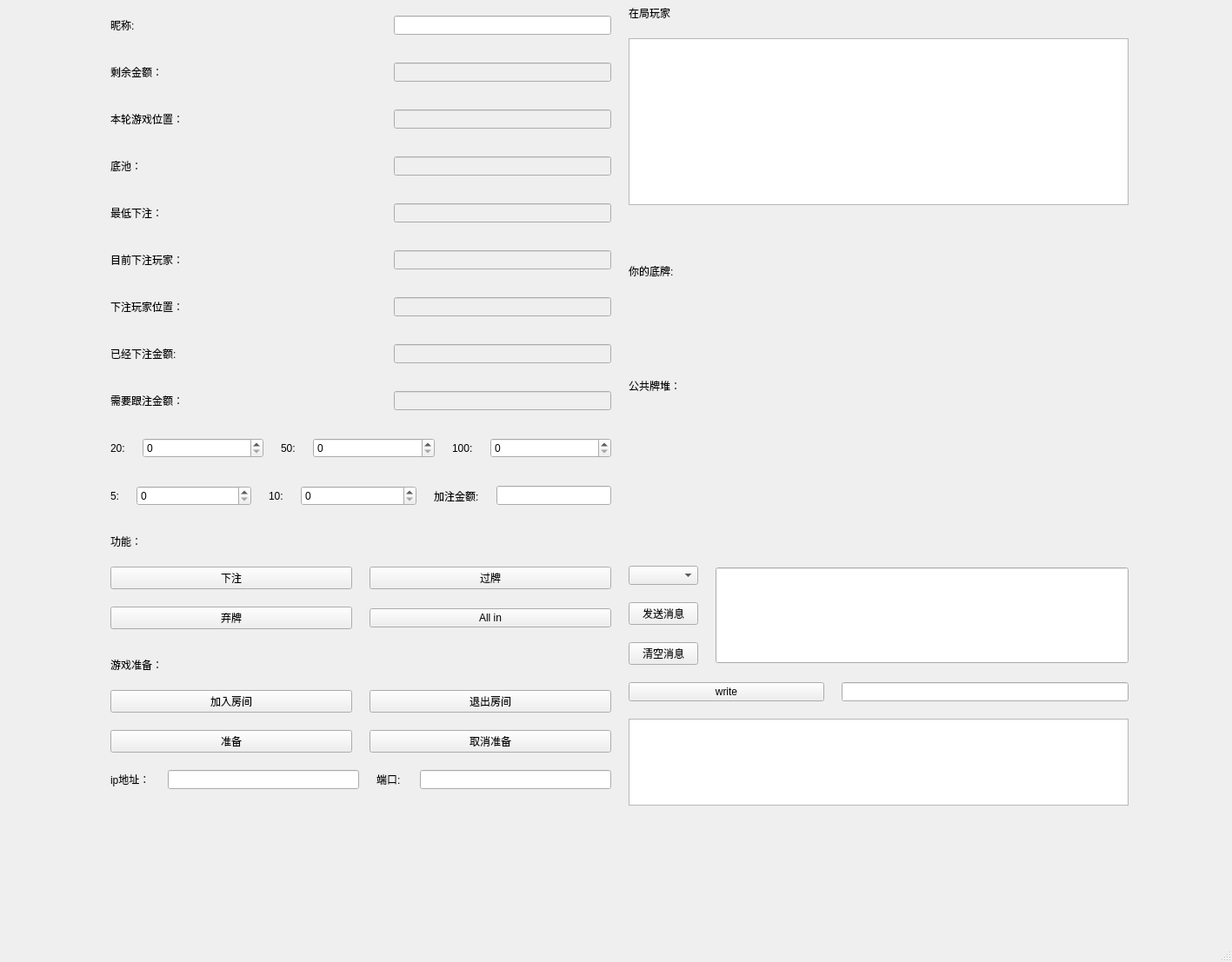
<?xml version="1.0" encoding="UTF-8"?>
<ui version="4.0">
 <class>MainWindow</class>
 <widget class="QMainWindow" name="MainWindow">
  <property name="geometry">
   <rect>
    <x>0</x>
    <y>0</y>
    <width>1417</width>
    <height>1107</height>
   </rect>
  </property>
  <property name="windowTitle">
   <string>MainWindow</string>
  </property>
  <widget class="QWidget" name="centralwidget">
   <widget class="QWidget" name="horizontalLayoutWidget_2">
    <property name="geometry">
     <rect>
      <x>127</x>
      <y>6</y>
      <width>1171</width>
      <height>921</height>
     </rect>
    </property>
    <layout class="QHBoxLayout" name="horizontalLayout">
     <property name="spacing">
      <number>20</number>
     </property>
     <item>
      <layout class="QVBoxLayout" name="verticalLayout_2">
       <item>
        <layout class="QHBoxLayout" name="horizontalLayout_10">
         <item>
          <widget class="QLabel" name="label_10">
           <property name="text">
            <string>昵称:</string>
           </property>
          </widget>
         </item>
         <item>
          <widget class="QLineEdit" name="name">
           <property name="maximumSize">
            <size>
             <width>250</width>
             <height>16777215</height>
            </size>
           </property>
          </widget>
         </item>
        </layout>
       </item>
       <item>
        <layout class="QHBoxLayout" name="horizontalLayout_4">
         <item>
          <widget class="QLabel" name="label_4">
           <property name="text">
            <string>剩余金额：</string>
           </property>
          </widget>
         </item>
         <item>
          <widget class="QLineEdit" name="money">
           <property name="enabled">
            <bool>false</bool>
           </property>
           <property name="maximumSize">
            <size>
             <width>250</width>
             <height>16777215</height>
            </size>
           </property>
          </widget>
         </item>
        </layout>
       </item>
       <item>
        <layout class="QHBoxLayout" name="horizontalLayout_8">
         <item>
          <widget class="QLabel" name="label_8">
           <property name="text">
            <string>本轮游戏位置：</string>
           </property>
          </widget>
         </item>
         <item>
          <widget class="QLineEdit" name="youxiweizhi">
           <property name="enabled">
            <bool>false</bool>
           </property>
           <property name="maximumSize">
            <size>
             <width>250</width>
             <height>16777215</height>
            </size>
           </property>
          </widget>
         </item>
        </layout>
       </item>
       <item>
        <layout class="QHBoxLayout" name="horizontalLayout_6">
         <item>
          <widget class="QLabel" name="label_6">
           <property name="text">
            <string>底池：</string>
           </property>
          </widget>
         </item>
         <item>
          <widget class="QLineEdit" name="dichi">
           <property name="enabled">
            <bool>false</bool>
           </property>
           <property name="maximumSize">
            <size>
             <width>250</width>
             <height>16777215</height>
            </size>
           </property>
          </widget>
         </item>
        </layout>
       </item>
       <item>
        <layout class="QHBoxLayout" name="horizontalLayout_7">
         <item>
          <widget class="QLabel" name="label_7">
           <property name="text">
            <string>最低下注：</string>
           </property>
          </widget>
         </item>
         <item>
          <widget class="QLineEdit" name="zuidizhu">
           <property name="enabled">
            <bool>false</bool>
           </property>
           <property name="maximumSize">
            <size>
             <width>250</width>
             <height>16777215</height>
            </size>
           </property>
          </widget>
         </item>
        </layout>
       </item>
       <item>
        <layout class="QHBoxLayout" name="horizontalLayout_9">
         <item>
          <widget class="QLabel" name="label_9">
           <property name="text">
            <string>目前下注玩家：</string>
           </property>
          </widget>
         </item>
         <item>
          <widget class="QLineEdit" name="xiazhuwanjia">
           <property name="enabled">
            <bool>false</bool>
           </property>
           <property name="maximumSize">
            <size>
             <width>250</width>
             <height>16777215</height>
            </size>
           </property>
          </widget>
         </item>
        </layout>
       </item>
       <item>
        <layout class="QHBoxLayout" name="horizontalLayout_11">
         <item>
          <widget class="QLabel" name="label_11">
           <property name="text">
            <string>下注玩家位置：</string>
           </property>
          </widget>
         </item>
         <item>
          <widget class="QLineEdit" name="xiazhuwanjiaweizhi">
           <property name="enabled">
            <bool>false</bool>
           </property>
           <property name="maximumSize">
            <size>
             <width>250</width>
             <height>16777215</height>
            </size>
           </property>
          </widget>
         </item>
        </layout>
       </item>
       <item>
        <layout class="QHBoxLayout" name="horizontalLayout_16">
         <item>
          <widget class="QLabel" name="label_15">
           <property name="text">
            <string>已经下注金额:</string>
           </property>
          </widget>
         </item>
         <item>
          <widget class="QLineEdit" name="yijingxiazhujine">
           <property name="enabled">
            <bool>false</bool>
           </property>
           <property name="maximumSize">
            <size>
             <width>250</width>
             <height>16777215</height>
            </size>
           </property>
          </widget>
         </item>
        </layout>
       </item>
       <item>
        <layout class="QHBoxLayout" name="horizontalLayout_17">
         <item>
          <widget class="QLabel" name="label_16">
           <property name="text">
            <string>需要跟注金额：</string>
           </property>
          </widget>
         </item>
         <item>
          <widget class="QLineEdit" name="xuyaogengzhujine">
           <property name="enabled">
            <bool>false</bool>
           </property>
           <property name="maximumSize">
            <size>
             <width>250</width>
             <height>16777215</height>
            </size>
           </property>
          </widget>
         </item>
        </layout>
       </item>
       <item>
        <layout class="QHBoxLayout" name="horizontalLayout_27">
         <item>
          <widget class="QLabel" name="label_25">
           <property name="sizePolicy">
            <sizepolicy hsizetype="Fixed" vsizetype="Preferred">
             <horstretch>0</horstretch>
             <verstretch>0</verstretch>
            </sizepolicy>
           </property>
           <property name="text">
            <string>20:</string>
           </property>
          </widget>
         </item>
         <item>
          <widget class="QSpinBox" name="money_20">
           <property name="maximumSize">
            <size>
             <width>280</width>
             <height>16777215</height>
            </size>
           </property>
           <property name="maximum">
            <number>100000</number>
           </property>
          </widget>
         </item>
         <item>
          <widget class="QLabel" name="label_23">
           <property name="sizePolicy">
            <sizepolicy hsizetype="Fixed" vsizetype="Preferred">
             <horstretch>0</horstretch>
             <verstretch>0</verstretch>
            </sizepolicy>
           </property>
           <property name="text">
            <string>50:</string>
           </property>
          </widget>
         </item>
         <item>
          <widget class="QSpinBox" name="money_50">
           <property name="maximumSize">
            <size>
             <width>280</width>
             <height>16777215</height>
            </size>
           </property>
           <property name="maximum">
            <number>100000</number>
           </property>
          </widget>
         </item>
         <item>
          <widget class="QLabel" name="label_24">
           <property name="sizePolicy">
            <sizepolicy hsizetype="Fixed" vsizetype="Preferred">
             <horstretch>0</horstretch>
             <verstretch>0</verstretch>
            </sizepolicy>
           </property>
           <property name="text">
            <string>100:</string>
           </property>
          </widget>
         </item>
         <item>
          <widget class="QSpinBox" name="money_100">
           <property name="maximumSize">
            <size>
             <width>280</width>
             <height>16777215</height>
            </size>
           </property>
           <property name="maximum">
            <number>100000</number>
           </property>
          </widget>
         </item>
        </layout>
       </item>
       <item>
        <layout class="QHBoxLayout" name="horizontalLayout_23">
         <item>
          <widget class="QLabel" name="label_18">
           <property name="sizePolicy">
            <sizepolicy hsizetype="Fixed" vsizetype="Preferred">
             <horstretch>0</horstretch>
             <verstretch>0</verstretch>
            </sizepolicy>
           </property>
           <property name="text">
            <string>5:</string>
           </property>
          </widget>
         </item>
         <item>
          <widget class="QSpinBox" name="money_5">
           <property name="maximumSize">
            <size>
             <width>280</width>
             <height>16777215</height>
            </size>
           </property>
           <property name="maximum">
            <number>100000</number>
           </property>
          </widget>
         </item>
         <item>
          <widget class="QLabel" name="label_22">
           <property name="sizePolicy">
            <sizepolicy hsizetype="Fixed" vsizetype="Preferred">
             <horstretch>0</horstretch>
             <verstretch>0</verstretch>
            </sizepolicy>
           </property>
           <property name="text">
            <string>10:</string>
           </property>
          </widget>
         </item>
         <item>
          <widget class="QSpinBox" name="money_10">
           <property name="maximumSize">
            <size>
             <width>280</width>
             <height>16777215</height>
            </size>
           </property>
           <property name="maximum">
            <number>100000</number>
           </property>
          </widget>
         </item>
         <item>
          <widget class="QLabel" name="label_26">
           <property name="sizePolicy">
            <sizepolicy hsizetype="Fixed" vsizetype="Preferred">
             <horstretch>0</horstretch>
             <verstretch>0</verstretch>
            </sizepolicy>
           </property>
           <property name="text">
            <string>加注金额:</string>
           </property>
          </widget>
         </item>
         <item>
          <widget class="QLineEdit" name="total_money">
           <property name="sizePolicy">
            <sizepolicy hsizetype="Minimum" vsizetype="Fixed">
             <horstretch>0</horstretch>
             <verstretch>0</verstretch>
            </sizepolicy>
           </property>
          </widget>
         </item>
        </layout>
       </item>
       <item>
        <layout class="QVBoxLayout" name="verticalLayout_5">
         <item>
          <widget class="QLabel" name="label_2">
           <property name="sizePolicy">
            <sizepolicy hsizetype="Preferred" vsizetype="Fixed">
             <horstretch>0</horstretch>
             <verstretch>0</verstretch>
            </sizepolicy>
           </property>
           <property name="text">
            <string>功能：</string>
           </property>
          </widget>
         </item>
         <item>
          <layout class="QHBoxLayout" name="horizontalLayout_2">
           <item>
            <widget class="QPushButton" name="xiazhu">
             <property name="sizePolicy">
              <sizepolicy hsizetype="Minimum" vsizetype="Fixed">
               <horstretch>0</horstretch>
               <verstretch>0</verstretch>
              </sizepolicy>
             </property>
             <property name="text">
              <string>下注</string>
             </property>
            </widget>
           </item>
           <item>
            <widget class="QPushButton" name="guopai">
             <property name="text">
              <string>过牌</string>
             </property>
            </widget>
           </item>
          </layout>
         </item>
         <item>
          <layout class="QHBoxLayout" name="horizontalLayout_3">
           <item>
            <widget class="QPushButton" name="qipai">
             <property name="text">
              <string>弃牌</string>
             </property>
            </widget>
           </item>
           <item>
            <widget class="QPushButton" name="all_in">
             <property name="text">
              <string>All in</string>
             </property>
            </widget>
           </item>
          </layout>
         </item>
        </layout>
       </item>
       <item>
        <layout class="QVBoxLayout" name="verticalLayout_6">
         <item>
          <widget class="QLabel" name="label_3">
           <property name="sizePolicy">
            <sizepolicy hsizetype="Preferred" vsizetype="Fixed">
             <horstretch>0</horstretch>
             <verstretch>0</verstretch>
            </sizepolicy>
           </property>
           <property name="text">
            <string>游戏准备：</string>
           </property>
          </widget>
         </item>
         <item>
          <layout class="QHBoxLayout" name="horizontalLayout_5">
           <item>
            <widget class="QPushButton" name="jiarufangjian">
             <property name="sizePolicy">
              <sizepolicy hsizetype="Minimum" vsizetype="Fixed">
               <horstretch>0</horstretch>
               <verstretch>0</verstretch>
              </sizepolicy>
             </property>
             <property name="text">
              <string>加入房间</string>
             </property>
            </widget>
           </item>
           <item>
            <widget class="QPushButton" name="tuichufangjian">
             <property name="text">
              <string>退出房间</string>
             </property>
            </widget>
           </item>
          </layout>
         </item>
         <item>
          <layout class="QHBoxLayout" name="horizontalLayout_20">
           <item>
            <widget class="QPushButton" name="zhunbei">
             <property name="text">
              <string>准备</string>
             </property>
            </widget>
           </item>
           <item>
            <widget class="QPushButton" name="quxiaozhunbei">
             <property name="text">
              <string>取消准备</string>
             </property>
            </widget>
           </item>
          </layout>
         </item>
         <item>
          <layout class="QHBoxLayout" name="horizontalLayout_18">
           <item>
            <widget class="QLabel" name="label_5">
             <property name="text">
              <string>ip地址：</string>
             </property>
            </widget>
           </item>
           <item>
            <widget class="QLineEdit" name="ip">
             <property name="maximumSize">
              <size>
               <width>220</width>
               <height>16777215</height>
              </size>
             </property>
            </widget>
           </item>
           <item>
            <widget class="QLabel" name="label_17">
             <property name="text">
              <string>端口:</string>
             </property>
            </widget>
           </item>
           <item>
            <widget class="QLineEdit" name="port">
             <property name="maximumSize">
              <size>
               <width>220</width>
               <height>16777215</height>
              </size>
             </property>
            </widget>
           </item>
          </layout>
         </item>
        </layout>
       </item>
      </layout>
     </item>
     <item>
      <layout class="QVBoxLayout" name="verticalLayout_3">
       <item>
        <layout class="QVBoxLayout" name="verticalLayout">
         <item>
          <widget class="QLabel" name="label">
           <property name="text">
            <string>在局玩家</string>
           </property>
          </widget>
         </item>
         <item>
          <widget class="QListWidget" name="player_information">
           <property name="sizePolicy">
            <sizepolicy hsizetype="Ignored" vsizetype="Preferred">
             <horstretch>0</horstretch>
             <verstretch>0</verstretch>
            </sizepolicy>
           </property>
          </widget>
         </item>
        </layout>
       </item>
       <item>
        <layout class="QHBoxLayout" name="horizontalLayout_12">
         <item>
          <widget class="QLabel" name="label_12">
           <property name="sizePolicy">
            <sizepolicy hsizetype="Preferred" vsizetype="Preferred">
             <horstretch>0</horstretch>
             <verstretch>0</verstretch>
            </sizepolicy>
           </property>
           <property name="text">
            <string>你的底牌:</string>
           </property>
          </widget>
         </item>
         <item>
          <widget class="QLabel" name="own_card1">
           <property name="sizePolicy">
            <sizepolicy hsizetype="Expanding" vsizetype="Preferred">
             <horstretch>0</horstretch>
             <verstretch>0</verstretch>
            </sizepolicy>
           </property>
           <property name="text">
            <string/>
           </property>
          </widget>
         </item>
         <item>
          <widget class="QLabel" name="own_card2">
           <property name="sizePolicy">
            <sizepolicy hsizetype="Expanding" vsizetype="Preferred">
             <horstretch>0</horstretch>
             <verstretch>0</verstretch>
            </sizepolicy>
           </property>
           <property name="text">
            <string/>
           </property>
          </widget>
         </item>
        </layout>
       </item>
       <item>
        <layout class="QHBoxLayout" name="horizontalLayout_13">
         <item>
          <widget class="QLabel" name="label_13">
           <property name="sizePolicy">
            <sizepolicy hsizetype="Expanding" vsizetype="Preferred">
             <horstretch>0</horstretch>
             <verstretch>0</verstretch>
            </sizepolicy>
           </property>
           <property name="text">
            <string>公共牌堆：</string>
           </property>
          </widget>
         </item>
         <item>
          <widget class="QLabel" name="card1">
           <property name="sizePolicy">
            <sizepolicy hsizetype="Expanding" vsizetype="Preferred">
             <horstretch>0</horstretch>
             <verstretch>0</verstretch>
            </sizepolicy>
           </property>
           <property name="text">
            <string/>
           </property>
          </widget>
         </item>
         <item>
          <widget class="QLabel" name="card2">
           <property name="sizePolicy">
            <sizepolicy hsizetype="Expanding" vsizetype="Preferred">
             <horstretch>0</horstretch>
             <verstretch>0</verstretch>
            </sizepolicy>
           </property>
           <property name="text">
            <string/>
           </property>
          </widget>
         </item>
        </layout>
       </item>
       <item>
        <layout class="QHBoxLayout" name="horizontalLayout_14">
         <item>
          <widget class="QLabel" name="card3">
           <property name="sizePolicy">
            <sizepolicy hsizetype="Expanding" vsizetype="Preferred">
             <horstretch>0</horstretch>
             <verstretch>0</verstretch>
            </sizepolicy>
           </property>
           <property name="text">
            <string/>
           </property>
          </widget>
         </item>
         <item>
          <widget class="QLabel" name="card4">
           <property name="sizePolicy">
            <sizepolicy hsizetype="Expanding" vsizetype="Preferred">
             <horstretch>0</horstretch>
             <verstretch>0</verstretch>
            </sizepolicy>
           </property>
           <property name="text">
            <string/>
           </property>
          </widget>
         </item>
         <item>
          <widget class="QLabel" name="card5">
           <property name="sizePolicy">
            <sizepolicy hsizetype="Expanding" vsizetype="Preferred">
             <horstretch>0</horstretch>
             <verstretch>0</verstretch>
            </sizepolicy>
           </property>
           <property name="text">
            <string/>
           </property>
          </widget>
         </item>
        </layout>
       </item>
       <item>
        <layout class="QHBoxLayout" name="horizontalLayout_22">
         <item>
          <layout class="QVBoxLayout" name="verticalLayout_4">
           <item>
            <widget class="QComboBox" name="shoujianren"/>
           </item>
           <item>
            <widget class="QPushButton" name="fasongxiaoxi">
             <property name="text">
              <string>发送消息</string>
             </property>
            </widget>
           </item>
           <item>
            <widget class="QPushButton" name="qingkongxiaoxi">
             <property name="text">
              <string>清空消息</string>
             </property>
            </widget>
           </item>
          </layout>
         </item>
         <item>
          <widget class="QLineEdit" name="fasongneirong">
           <property name="sizePolicy">
            <sizepolicy hsizetype="Expanding" vsizetype="Preferred">
             <horstretch>0</horstretch>
             <verstretch>0</verstretch>
            </sizepolicy>
           </property>
           <property name="maximumSize">
            <size>
             <width>16777215</width>
             <height>110</height>
            </size>
           </property>
           <property name="layoutDirection">
            <enum>Qt::LeftToRight</enum>
           </property>
           <property name="alignment">
            <set>Qt::AlignBottom|Qt::AlignLeading|Qt::AlignLeft</set>
           </property>
          </widget>
         </item>
        </layout>
       </item>
       <item>
        <layout class="QHBoxLayout" name="horizontalLayout_21">
         <item>
          <widget class="QPushButton" name="write_buffer">
           <property name="text">
            <string>write</string>
           </property>
          </widget>
         </item>
         <item>
          <widget class="QLineEdit" name="buffer">
           <property name="maximumSize">
            <size>
             <width>330</width>
             <height>16777215</height>
            </size>
           </property>
          </widget>
         </item>
        </layout>
       </item>
       <item>
        <widget class="QListWidget" name="output">
         <property name="sizePolicy">
          <sizepolicy hsizetype="Expanding" vsizetype="Fixed">
           <horstretch>0</horstretch>
           <verstretch>0</verstretch>
          </sizepolicy>
         </property>
         <property name="maximumSize">
          <size>
           <width>16777215</width>
           <height>100</height>
          </size>
         </property>
        </widget>
       </item>
      </layout>
     </item>
    </layout>
   </widget>
  </widget>
  <widget class="QMenuBar" name="menubar">
   <property name="geometry">
    <rect>
     <x>0</x>
     <y>0</y>
     <width>1417</width>
     <height>26</height>
    </rect>
   </property>
  </widget>
  <widget class="QStatusBar" name="statusbar"/>
 </widget>
 <resources/>
 <connections/>
</ui>
